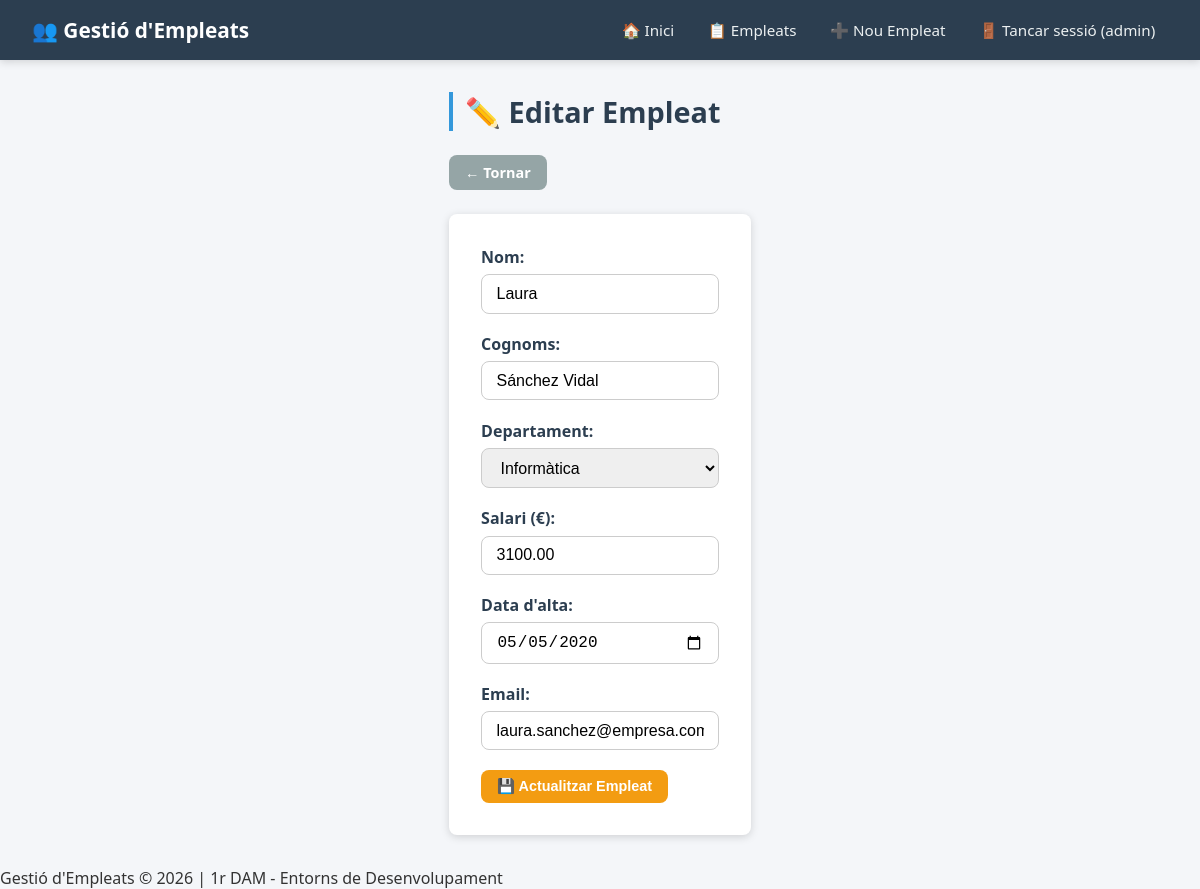
The page /empleados/editar.php?id=5 (signed in) on the database its author committed.
### tables this page shows
CREATE TABLE `empleats` (
  `id` int(11) NOT NULL,
  `nom` varchar(100) NOT NULL,
  `cognoms` varchar(150) NOT NULL,
  `departament` varchar(100) NOT NULL,
  `salari` decimal(8,2) NOT NULL,
  `data_alta` date NOT NULL,
  `email` varchar(150) NOT NULL
);

### includes/funcions.php (called while the page is built, shortened)
<?php
function connectarBD() {
    $conn = new mysqli(DB_HOST, DB_USER, DB_PASS, DB_NAME);
    $conn->set_charset("utf8mb4");
    return $conn;
}
function obtenirEmpleatPerId($id) {
    $conn = connectarBD();
    $stmt = $conn->prepare("SELECT * FROM empleats WHERE id = ?");
    $stmt->bind_param("i", $id);
    $stmt->execute();
    $resultat = $stmt->get_result();
    $empleat = $resultat->fetch_assoc();
    return $empleat;
}

### empleados/editar.php (the view, shortened to what this page needs)
<?php
require_once __DIR__ . '/../includes/header.php';
$id = isset($_GET['id']) ? (int)$_GET['id'] : 0;
$empleat = obtenirEmpleatPerId($id);
$dades  = $empleat;
?>
<h1>✏️ Editar Empleat</h1>
<a href="listar.php" class="btn btn-secondary">← Tornar</a>
<form method="POST" action="editar.php?id=<?= $id ?>" class="formulari">
    <div class="form-group">
        <label for="nom">Nom:</label>
        <input type="text" id="nom" name="nom"
               value="<?= htmlspecialchars($dades['nom']) ?>" required>
    </div>
    <div class="form-group">
        <label for="cognoms">Cognoms:</label>
        <input type="text" id="cognoms" name="cognoms"
               value="<?= htmlspecialchars($dades['cognoms']) ?>" required>
    </div>
    <div class="form-group">
        <label for="departament">Departament:</label>
        <select id="departament" name="departament" required>
            <?php
            $departaments = ['Informàtica','Recursos Humans',
                             'Comptabilitat','Vendes','Màrqueting','Direcció'];
            foreach ($departaments as $dep):
                $sel = ($dades['departament'] === $dep) ? 'selected' : '';
            ?>
                <option value="<?= $dep ?>" <?= $sel ?>><?= $dep ?></option>
            <?php endforeach; ?>
        </select>
    </div>
    <div class="form-group">
        <label for="salari">Salari (€):</label>
        <input type="number" id="salari" name="salari" step="0.01" min="0"
               value="<?= htmlspecialchars($dades['salari']) ?>" required>
    </div>
    <div class="form-group">
        <label for="data_alta">Data d'alta:</label>
        <input type="date" id="data_alta" name="data_alta"
               value="<?= htmlspecialchars($dades['data_alta']) ?>" required>
    </div>
    <div class="form-group">
        <label for="email">Email:</label>
        <input type="email" id="email" name="email"
               value="<?= htmlspecialchars($dades['email']) ?>" required>
    </div>
    <button type="submit" class="btn btn-warning">💾 Actualitzar Empleat</button>
</form>
<?php require_once __DIR__ . '/../includes/footer.php'; ?>

### css/estils.css (style rules this page uses)
:root { --color-primary: #3498db; --color-success: #27ae60; --color-warning: #f39c12; --color-danger: #e74c3c; --color-secondary: #95a5a6; --color-dark: #2c3e50; --color-light: #ecf0f1; --color-white: #ffffff; --shadow: 0 2px 8px rgba(0,0,0,0.15); --radius: 8px; }
* { margin: 0; padding: 0; box-sizing: border-box; }
body { font-family: 'Segoe UI', Tahoma, Geneva, Verdana, sans-serif; background-color: #f4f6f9; color: #333; min-height: 100vh; display: flex; flex-direction: column; }
h1 { color: var(--color-dark); margin-bottom: 1.5rem; font-size: 1.8rem; border-left: 4px solid var(--color-primary); padding-left: 0.75rem; }
.btn { display: inline-block; padding: 0.5rem 1rem; border: none; border-radius: var(--radius); cursor: pointer; font-size: 0.9rem; font-weight: 600; text-decoration: none; transition: opacity 0.2s, transform 0.1s; }
.btn-warning { background: var(--color-warning); color: var(--color-white); }
.btn-secondary { background: var(--color-secondary); color: var(--color-white); }
.formulari { background: var(--color-white); padding: 2rem; border-radius: var(--radius); box-shadow: var(--shadow); max-width: 600px; margin-top: 1.5rem; }
.form-group { margin-bottom: 1.2rem; }
.form-group label { display: block; font-weight: 600; margin-bottom: 0.4rem; color: var(--color-dark); }
.form-group input, .form-group select { width: 100%; padding: 0.6rem 0.9rem; border: 1px solid #ccc; border-radius: var(--radius); font-size: 1rem; transition: border-color 0.2s; }

### rows shown on the page
empleats: nom "Laura", cognoms "Sánchez Vidal", salari "3100.00", data_alta "05/05/2020", email "laura.sanchez@empresa.com"

### other values the page prints
$_SESSION['usuari_nom'] "admin"
form field departament "Informàtica"
